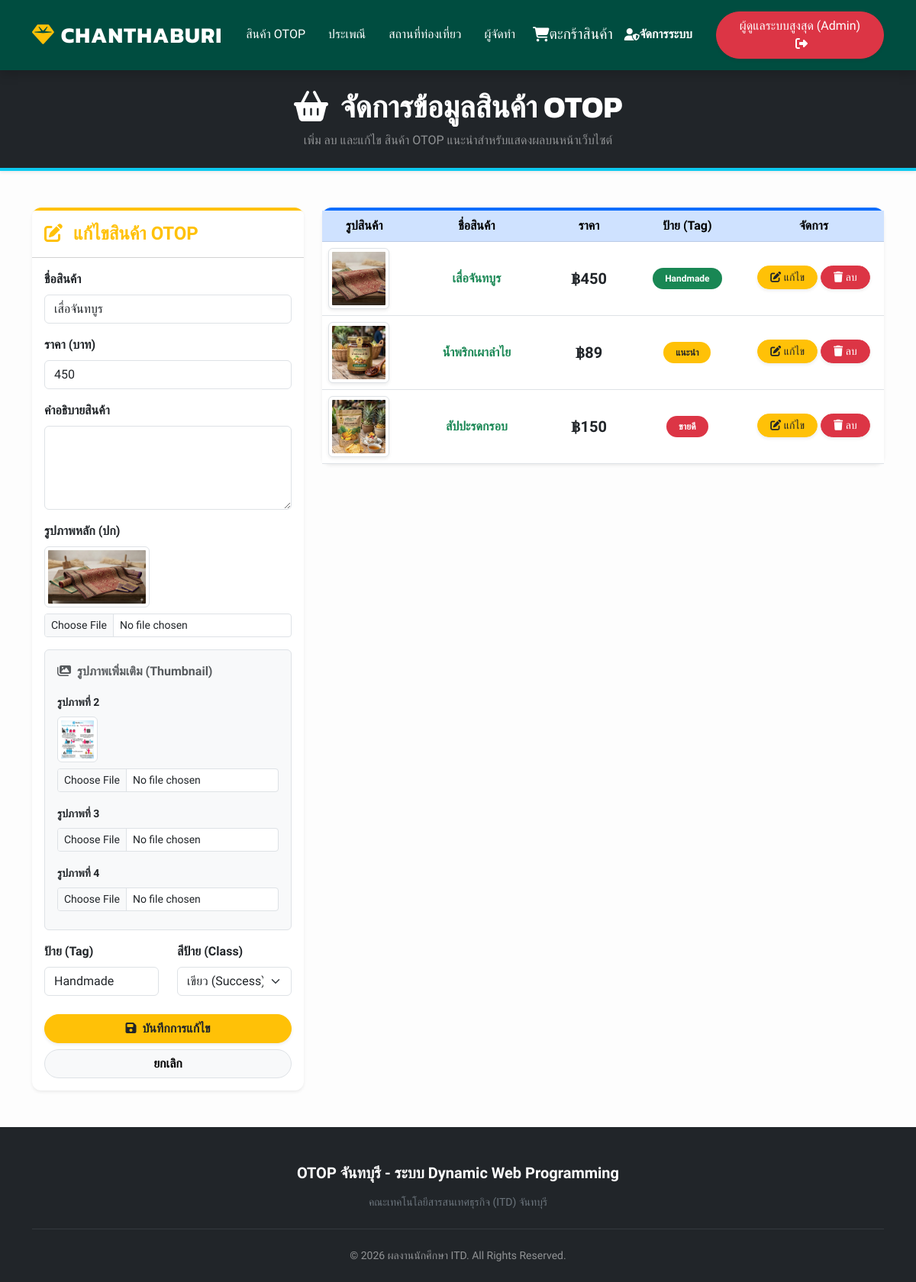
The app's page /admin_product.php?edit=3 (signed in) with its own data.
### tables this page shows
CREATE TABLE IF NOT EXISTS `otop_products` (
  `id` int NOT NULL AUTO_INCREMENT,
  `name` varchar(255) NOT NULL,
  `price` varchar(50) NOT NULL,
  `description` text,
  `image_url` varchar(255) NOT NULL,
  `image_url_2` varchar(255) DEFAULT NULL,
  `image_url_3` varchar(255) DEFAULT NULL,
  `image_url_4` varchar(255) DEFAULT NULL,
  `tag` varchar(50) NOT NULL,
  `tag_color` varchar(50) NOT NULL,
  PRIMARY KEY (`id`)
);

### admin_product.php (the view, shortened to what this page needs)
<?php
include('includes/db_config.php');
$edit_data = null;
if (isset($_GET['edit'])) {
    $id = intval($_GET['edit']);
    $result_edit = mysqli_query($conn, "SELECT * FROM otop_products WHERE id = $id");
    $edit_data = mysqli_fetch_assoc($result_edit);
}
include('includes/header.php');
?>
<div class="bg-dark text-white text-center py-4 mb-4 shadow-sm" style="border-bottom: 4px solid #0dcaf0;">
    <div class="container">
        <h1 class="fw-bold mb-0"><i class="fas fa-shopping-basket me-3"></i>จัดการข้อมูลสินค้า OTOP</h1>
        <p class="mb-0 mt-2 text-white-50">เพิ่ม ลบ และแก้ไข สินค้า OTOP แนะนำสำหรับแสดงผลบนหน้าเว็บไซต์</p>
    </div>
</div>
<div class="container my-5">
    <div class="row g-4">
        <div class="col-lg-4">
            <div class="card shadow-sm border-0" style="border-top: 4px solid <?= $edit_data ? '#ffc107' : '#0dcaf0' ?> !important; border-radius: 12px;">
                <div class="card-header bg-white py-3">
                    <h4 class="fw-bold <?= $edit_data ? 'text-warning' : 'text-info text-dark' ?> mb-0">
                        <i class="fas <?= $edit_data ? 'fa-edit' : 'fa-plus-circle' ?> me-2"></i>
                        <?= $edit_data ? 'แก้ไขสินค้า OTOP' : 'เพิ่มสินค้า OTOP ใหม่' ?>
                    </h4>
                </div>
                <div class="card-body">
                    <form method="POST" action="admin_product.php" enctype="multipart/form-data">
                        <div class="mb-3">
                            <label class="form-label fw-bold">ชื่อสินค้า</label>
                            <input type="text" name="name" class="form-control" value="<?= $edit_data ? htmlspecialchars($edit_data['name']) : '' ?>" required>
                        </div>
                        <div class="mb-3">
                            <label class="form-label fw-bold">ราคา (บาท)</label>
                            <input type="number" name="price" class="form-control" value="<?= $edit_data ? htmlspecialchars($edit_data['price']) : '' ?>" required>
                        </div>
                        <div class="mb-3">
                            <label class="form-label fw-bold">คำอธิบายสินค้า</label>
                            <textarea name="description" class="form-control" rows="4"><?= $edit_data ? htmlspecialchars($edit_data['description'] ?? '') : '' ?></textarea>
                        </div>
                        <div class="mb-3">
                            <label class="form-label fw-bold">รูปภาพหลัก (ปก)</label>
                            <?php if($edit_data && !empty($edit_data['image_url'])): ?>
                                <div class="mb-2"><img src="<?= htmlspecialchars($edit_data['image_url']) ?>" class="img-thumbnail" style="height:80px; object-fit:cover;"></div>
                            <?php endif; ?>
                            <input type="file" name="image_file" class="form-control form-control-sm" accept="image/*" <?= ($edit_data && !empty($edit_data['image_url'])) ? '' : 'required' ?>>
                        </div>
                        <div class="mb-3 p-3 bg-light rounded border">
                            <label class="form-label fw-bold text-muted mb-3"><i class="fas fa-images me-2"></i>รูปภาพเพิ่มเติม (Thumbnail)</label>
                            <div class="mb-3">
                                <label class="form-label small fw-bold">รูปภาพที่ 2</label>
                                <?php if($edit_data && !empty($edit_data['image_url_2'])): ?>
                                    <div class="mb-2"><img src="<?= htmlspecialchars($edit_data['image_url_2']) ?>" class="img-thumbnail" style="height:60px; object-fit:cover;"></div>
                                <?php endif; ?>
                                <input type="file" name="image_file_2" class="form-control form-control-sm" accept="image/*">
                            </div>
                            <div class="mb-3">
                                <label class="form-label small fw-bold">รูปภาพที่ 3</label>
                                <input type="file" name="image_file_3" class="form-control form-control-sm" accept="image/*">
                            </div>
                            <div class="mb-2">
                                <label class="form-label small fw-bold">รูปภาพที่ 4</label>
                                <input type="file" name="image_file_4" class="form-control form-control-sm" accept="image/*">
                            </div>
                        </div>
                        <div class="row mb-4">
                            <div class="col-6">
                                <label class="form-label fw-bold">ป้าย (Tag)</label>
                                <input type="text" name="tag" class="form-control" placeholder="เช่น ขายดี" value="<?= $edit_data ? htmlspecialchars($edit_data['tag']) : '' ?>" required>
                            </div>
                            <div class="col-6">
                                <label class="form-label fw-bold">สีป้าย (Class)</label>
                                <select name="tag_color" class="form-select" required>
                                    <option value="bg-success" <?= ($edit_data && $edit_data['tag_color'] == 'bg-success') ? 'selected' : '' ?>>เขียว (Success)</option>
                                </select>
                            </div>
                        </div>
                        <?php if($edit_data): ?>
                            <button type="submit" name="update_product" class="btn btn-warning w-100 fw-bold rounded-pill shadow-sm mb-2 text-dark"><i class="fas fa-save me-2"></i>บันทึกการแก้ไข</button>
                            <a href="admin_product.php" class="btn btn-light w-100 fw-bold rounded-pill border">ยกเลิก</a>
                        <?php else: ?>
                            <button type="submit" name="add_product" class="btn btn-info w-100 fw-bold rounded-pill shadow-sm text-white"><i class="fas fa-plus me-2"></i>เพิ่มข้อมูล</button>
                        <?php endif; ?>
                    </form>
                </div>
            </div>
        </div>
        <div class="col-lg-8">
            <div class="card shadow-sm border-0" style="border-top: 4px solid #0d6efd !important; border-radius: 12px;">
                <div class="card-body p-0">
                    <div class="table-responsive">
                        <table class="table table-hover align-middle text-center mb-0">
                            <thead class="table-primary">
                                <tr>
                                    <th width="15%">รูปสินค้า</th>
                                    <th width="25%">ชื่อสินค้า</th>
                                    <th width="15%">ราคา</th>
                                    <th width="20%">ป้าย (Tag)</th>
                                    <th width="25%">จัดการ</th>
                                </tr>
                            </thead>
                            <tbody>
                                <?php
                                $sql = "SELECT * FROM otop_products ORDER BY id DESC";
                                $result = mysqli_query($conn, $sql);
                                if(mysqli_num_rows($result) > 0) {
                                    while($row = mysqli_fetch_assoc($result)) {
                                        echo "<tr>";
                                        echo "<td><img src='".htmlspecialchars($row['image_url'])."' class='img-thumbnail rounded shadow-sm' style='width: 80px; height: 80px; object-fit: cover;'></td>";
                                        echo "<td class='fw-bold text-success'>".htmlspecialchars($row['name'])."</td>";
                                        echo "<td class='fw-bold fs-5'>฿".htmlspecialchars($row['price'])."</td>";
                                        echo "<td><span class='badge " . htmlspecialchars($row['tag_color']) . " px-3 py-2 rounded-pill'>".htmlspecialchars($row['tag'])."</span></td>";
                                        echo "<td>
                                                <a href='admin_product.php?edit={$row['id']}' class='btn btn-sm btn-warning text-dark mb-1 px-3 rounded-pill shadow-sm'><i class='fas fa-edit'></i> แก้ไข</a>
                                                <a href='admin_product.php?delete={$row['id']}' class='btn btn-sm btn-danger mb-1 px-3 rounded-pill shadow-sm' onclick=\"event.preventDefault(); Swal.fire({title: 'ระวัง! คุณแน่ใจหรือไม่ที่จะลบสินค้าชิ้นนี้ออกจากระบบ?', icon: 'warning', showCancelButton: true, confirmButtonColor: '#d33', confirmButtonText: 'ตกลง', cancelButtonText: 'ยกเลิก'}).then((result) => { if (result.isConfirmed) { window.location.href = this.href; } })\"><i class='fas fa-trash'></i> ลบ</a>
                                              </td>";
                                        echo "</tr>";
                                    }
                                } else {
                                    echo "<tr><td colspan='5' class='py-4 text-muted'>ยังไม่มีข้อมูลสินค้า OTOP</td></tr>";
                                }
                                ?>
                            </tbody>
                        </table>
                    </div>
                </div>
            </div>
        </div>
    </div>
</div>
<?php include('includes/footer.php'); ?>

### includes/image-sizing.css (style rules this page uses)
img { max-width: 100%; height: auto; display: block; }
.thumbnail, .img-thumbnail { max-width: 100%; height: auto; }
.table img { width: auto; height: auto; max-width: 100%; }

### includes/header.php (style rules this page uses)
:root { --primary: #004d40; --gold: #ffc107; --dark: #1a1a1a; }
body { font-family: 'Sarabun', sans-serif; background: #fdfdfd; color: #2c3e50; }
h1, h2, h3, .navbar-brand { font-family: 'Kanit', sans-serif; }

### records on screen
otop_products: name "เสื่อจันทบูร", price "450", image_url (picture), image_url_2 (picture), tag "Handmade", tag_color "เขียว (Success)"
otop_products: image_url (picture), name "น้ำพริกเผาลำไย", price "89", tag "แนะนำ"
otop_products: image_url (picture), name "สัปปะรดกรอบ", price "150", tag "ขายดี"

### other values on screen
$_SESSION['admin_fullname'] "ผู้ดูแลระบบสูงสุด"
